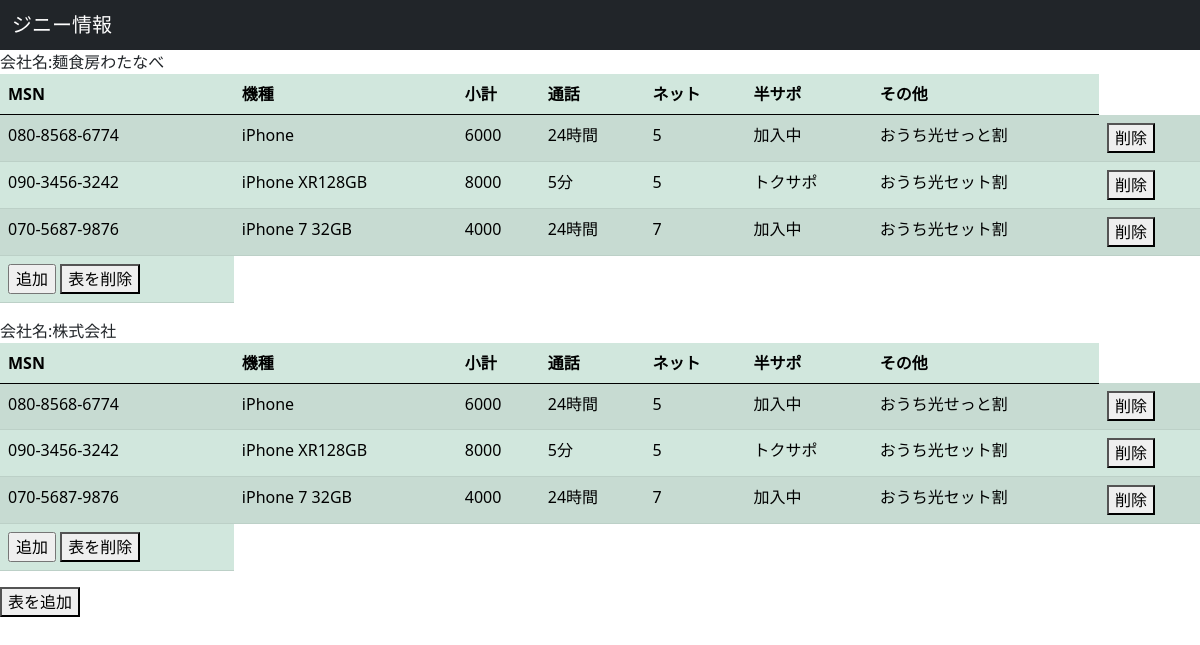
The page / on the database its author committed.
### apo/models.py (models this page shows, shortened)
class Company(models.Model):
    company = models.CharField(verbose_name="会社名", max_length=50)

class Jini(models.Model):
    MSN = models.CharField(verbose_name="電話番号", max_length=20)
    model = models.CharField(verbose_name="機種", max_length=30)
    subtotal = models.IntegerField(verbose_name="小計")
    call = models.CharField(verbose_name="通話", max_length=10)
    GB = models.IntegerField(verbose_name="ネット")
    hs = models.CharField(verbose_name="半サポ", max_length=10)
    suport = models.CharField(verbose_name="割引", max_length=500)

### apo/views.py (the view)
# urls.py: path('', views.JiniList.as_view(), name="jinilist"),
class JiniList(generic.ListView):
    model = Jini
    context_object_name = 'jini'
    def get_context_data(self, **kwargs):
        context = super().get_context_data(**kwargs)
        context.update({
        'company': Company.objects.all(),
       })
        return context

### apo/templates/apo/jini_list.html
{% extends 'apo/base.html' %}
{% block content %}
<nav class="navbar navbar-dark bg-dark">
  <div class="container-fluid">
    <span class="navbar-brand mb-0 h1">ジニー情報</span>
  </div>
</nav>
{% for company in company %}
<th>会社名:{{company.company}}</th>
<table class="table table-success table-striped">
  <thead>
  <tr>
    <th>MSN</th>
    <th>機種</th>
    <th>小計</th>
    <th>通話</th>
    <th>ネット</th>
    <th>半サポ</th>
    <th>その他</th>
  </tr>
  </thead>
  <tbody>
    {% for jini in jini %}
    <tr>
      <td>{{jini.MSN}}</td>
      <td>{{jini.model}}</td>
      <td>{{jini.subtotal}}</td>
      <td>{{jini.call}}</td>
      <td>{{jini.GB}}</td>
      <td>{{jini.hs}}</td>
      <td>{{jini.suport}}</td>
      <td><a href="{% url 'jinidelete' jini.pk %}"><button>削除</button></a></td>
    </tr>
    {% endfor %}
    <tr>
      <td> <a href="{% url 'jinicreate' %}"><input type="submit" value="追加"></a>&nbsp;<a href="{% url 'companydelete' company.pk %}"><button>表を削除</button></a></td>
    </tr>
  </tbody>
</table>
{% endfor %}
<a href="{% url 'companycreate' %}"><button>表を追加</button></a>
{% endblock %}

### apo/templates/apo/base.html (shortened to what this page needs)
<!doctype html>
<html lang="en">
  <head>
    <link href="https://cdn.jsdelivr.net/npm/bootstrap@5.0.0-beta1/dist/css/bootstrap.min.css" rel="stylesheet">
  </head>
  <body>
    {% block content %}
    {% endblock %}
  </body>
</html>

### rows shown on the page
Company: company "麺食房わたなべ"
Jini: MSN "080-8568-6774", model "iPhone", subtotal "6000", call "24時間", GB "5", hs "加入中", suport "おうち光せっと割"
Jini: MSN "090-3456-3242", model "iPhone XR128GB", subtotal "8000", call "5分", GB "5", hs "トクサポ", suport "おうち光セット割"
Jini: MSN "070-5687-9876", model "iPhone 7 32GB", subtotal "4000", call "24時間", GB "7", hs "加入中", suport "おうち光セット割"
Company: company "株式会社"
